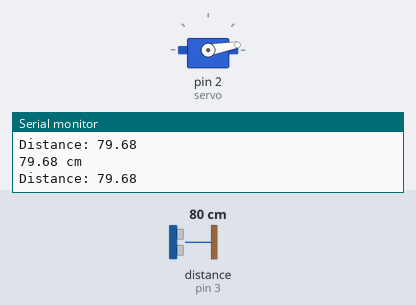
Recording of a sketch running on a simulated Arduino Uno, built with avr-gcc and run on an emulated ATmega328P. Shown: servo, the last lines printed to the serial monitor. Wiring (inferred from the names in the program): ultrasonic range finder: trigger pin 4; echo pin 3. The test bench sets the inputs (shaded band); at power-on: distance to the obstacle (sensor on pin 3) 80 cm. The echo pulse lasts 58.3 µs per cm.

Above: at 1.2 s.
1.3 s: distance to the obstacle (sensor on pin 3) set to 53 cm
2.8 s: distance to the obstacle (sensor on pin 3) set to 45 cm
At 3.8 s:
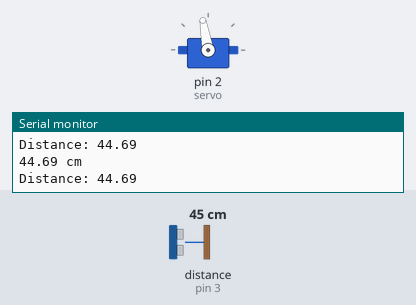
4.4 s: distance to the obstacle (sensor on pin 3) set to 60 cm
At 4.9 s:
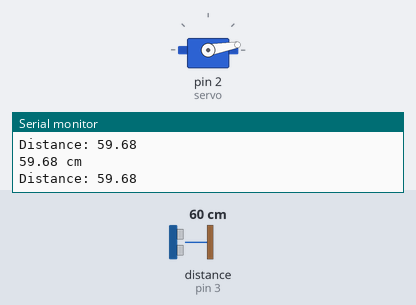
6.0 s: distance to the obstacle (sensor on pin 3) set to 2 cm
At 6.5 s:
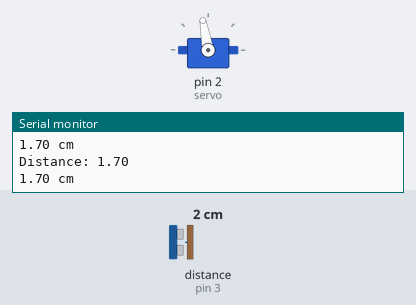
Timing chart, 0 to 8.6 s (numbered marks = the images above; inputs shaded):
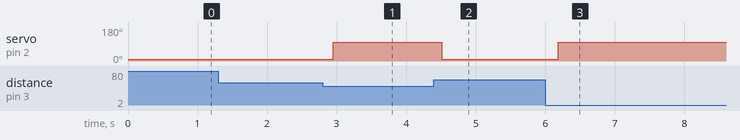

Measured:
- the behaviour switches between 51 and 50 cm on distance to the obstacle (sensor on pin 3) (found by bisection; images 0 and 1)
- after the input at 2.8 s, servo on pin 2 (servo): 10° → 100° after 0.15 s
- after the input at 4.4 s, servo on pin 2 (servo): 100° → 10° after 0.11 s
- after the input at 6.0 s, servo on pin 2 (servo): 10° → 100° after 0.19 s

The sketch:

code.ino
```cpp
/*
 *	Creaated by Titus D
 *	Created on: March 2023
 */

#include <Servo.h>


const int TRIG_PIN = 4;
const int ECHO_PIN = 3;

Servo servo;
int angle = 10;

float duration, distance;

void setup() {
  servo.attach(2);
  servo.write(angle);
  pinMode(TRIG_PIN, OUTPUT);
  pinMode(ECHO_PIN, INPUT);
  Serial.begin(9600);
}

void loop() {
  digitalWrite(TRIG_PIN, LOW);
  delayMicroseconds(2);
  digitalWrite(TRIG_PIN, HIGH);
  delayMicroseconds(10);
  digitalWrite(TRIG_PIN, LOW);

  duration = pulseIn(ECHO_PIN, HIGH);
  distance = (duration*.0343)/2;
  Serial.print("Distance: ");
  Serial.println(distance);
  delay(100);
  if (distance < 50) {
    Serial.print(distance);
    Serial.println(" cm");
    servo.write(100);
  }
  else if (distance > 50) {
    Serial.print(distance);
    Serial.println(" cm");
    servo.write(10); }
  else {
  Serial.println("The distance is more than 50cm");
  }
}
```
